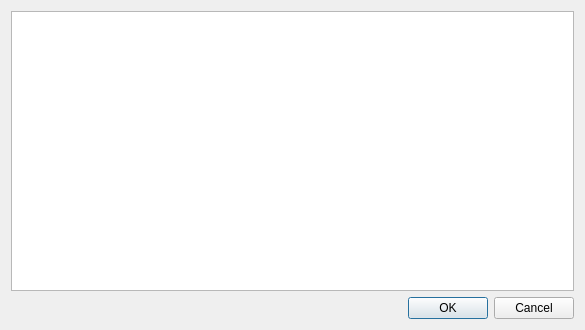
<?xml version="1.0" encoding="UTF-8"?>
<ui version="4.0">
 <class>CDebugLogDialog</class>
 <widget class="QDialog" name="CDebugLogDialog">
  <property name="windowModality">
   <enum>Qt::WindowModal</enum>
  </property>
  <property name="geometry">
   <rect>
    <x>0</x>
    <y>0</y>
    <width>585</width>
    <height>330</height>
   </rect>
  </property>
  <property name="windowTitle">
   <string>Dialog</string>
  </property>
  <layout class="QGridLayout" name="gridLayout">
   <item row="0" column="0">
    <widget class="QTextEdit" name="logTextEdit"/>
   </item>
   <item row="1" column="0">
    <widget class="QDialogButtonBox" name="buttonBox">
     <property name="orientation">
      <enum>Qt::Horizontal</enum>
     </property>
     <property name="standardButtons">
      <set>QDialogButtonBox::Cancel|QDialogButtonBox::Ok</set>
     </property>
    </widget>
   </item>
  </layout>
 </widget>
 <resources/>
 <connections>
  <connection>
   <sender>buttonBox</sender>
   <signal>accepted()</signal>
   <receiver>CDebugLogDialog</receiver>
   <slot>accept()</slot>
   <hints>
    <hint type="sourcelabel">
     <x>248</x>
     <y>254</y>
    </hint>
    <hint type="destinationlabel">
     <x>157</x>
     <y>274</y>
    </hint>
   </hints>
  </connection>
  <connection>
   <sender>buttonBox</sender>
   <signal>rejected()</signal>
   <receiver>CDebugLogDialog</receiver>
   <slot>reject()</slot>
   <hints>
    <hint type="sourcelabel">
     <x>316</x>
     <y>260</y>
    </hint>
    <hint type="destinationlabel">
     <x>286</x>
     <y>274</y>
    </hint>
   </hints>
  </connection>
 </connections>
</ui>
